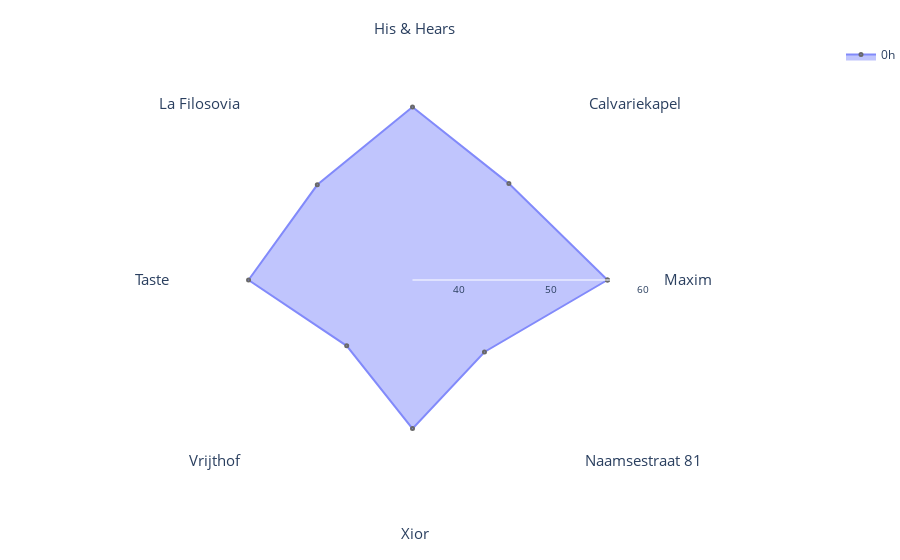

The code cell stored with this chart in its notebook:
### Code cell
data_hour_0 = hourly_mean_data[hourly_mean_data['hour'] == 0]
data_hour_0_sorted = data_hour_0.sort_values('description')

# Create a new DataFrame with the first row duplicated (so that the line connecting the last and first point isn't thinner than the other ones)
first_row = data_hour_0_sorted.iloc[[0]]
data_hour_0_sorted_closed = pd.concat([data_hour_0_sorted, first_row], ignore_index=True)

fig = go.Figure()

fig.add_trace(go.Scatterpolar(
    r=data_hour_0_sorted_closed['lamax'],  # Use maximal noise
    theta=data_hour_0_sorted_closed['description'],
    fill='toself',
    name='0h',
    opacity=0.8,
    marker_line_width=2,
    marker_size=3,
    hoverlabel=dict(namelength=0),
    hovertemplate='Maximal noise: %{r:.2f} dB(A)' 
))

# layout stays the same
fig.update_layout(
    margin=dict(l=0, r=0, t=40, b=40),
    polar=dict(
        radialaxis=dict(
            visible=True,
            range=[35, 61],
            tickmode='array',
            tickvals=[35, 40, 45, 50, 55, 60],
            ticktext=['', '40', '', '50', '', '60'],
            gridcolor='lightgrey',
            gridwidth=0.01,
            tickfont=dict(size=10)
        ),
        angularaxis=dict(
            tickfont=dict(size=15)  # Increase the font size of the locations
        ),
        bgcolor='white'
    ),
    plot_bgcolor='white',
    showlegend=True
)

fig.show()

### Figure 1 — Plotly figure (JSON) as saved in the notebook; plotly's stock layout.template omitted (floating-point values rounded to 4 significant figures)
{"data": [{"fill": "toself", "hoverlabel": {"namelength": 0}, "hovertemplate": "Maximal noise: %{r:.2f} dB(A)", "marker": {"line": {"width": 2}, "size": 3}, "name": "0h", "opacity": 0.8, "r": [56.12, 49.77, 53.75, 49.59, 52.76, 45.08, 51.1, 46.02, 56.12], "theta": ["  Maxim", " Calvariekapel ", " His & Hears", " La Filosovia", " Taste", " Vrijthof", " Xior", "Naamsestraat 81", "  Maxim"], "type": "scatterpolar"}], "layout": {"margin": {"b": 40, "l": 0, "r": 0, "t": 40}, "plot_bgcolor": "white", "polar": {"angularaxis": {"tickfont": {"size": 15}}, "bgcolor": "white", "radialaxis": {"gridcolor": "lightgrey", "gridwidth": 0.01, "range": [35, 61], "tickfont": {"size": 10}, "tickmode": "array", "ticktext": ["", "40", "", "50", "", "60"], "tickvals": [35, 40, 45, 50, 55, 60], "visible": true}}, "showlegend": true}}
